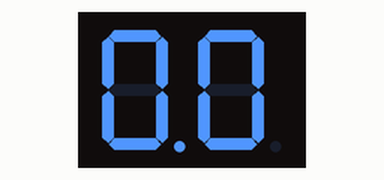
Simulated run of this sketch. Board: Arduino Uno, built with avr-gcc and run on an emulated ATmega328P. Shown: 2-digit seven-segment display. Wiring (inferred from the names in the program): MAX7219 LED driver: data pin 11; clock pin 13; CS pin 10.

Above: at 0.1 s.
At 4.1 s:
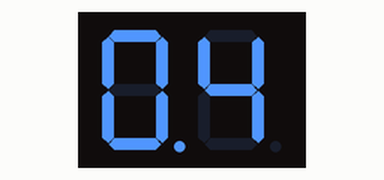
At 9.1 s:
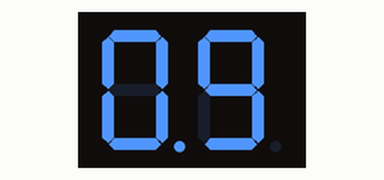
At 19.1 s:
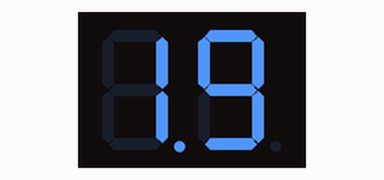
At 29.1 s:
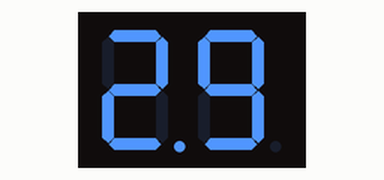
At 39.1 s:
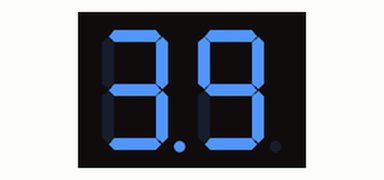

The sketch:

RawDrive.ino
```cpp
/*

  LED7Segment/MAX7219/RawDrive
  Driving a series of 7-segment LED displays with the MAX7219 and raw SPI commands.

  For info and circuit diagrams see https://github.com/tardate/LittleArduinoProjects/tree/main/playground/LED7Segment/MAX7219/RawDrive

 */

const uint8_t CS_PIN  = 10;
const uint8_t DIN_PIN = 11;
const uint8_t CLK_PIN = 13;

// register addresses
const uint8_t MAX7219_noop        = 0x00;
const uint8_t MAX7219_digit0      = 0x01;
const uint8_t MAX7219_digit1      = 0x02;
const uint8_t MAX7219_digit2      = 0x03;
const uint8_t MAX7219_digit3      = 0x04;
const uint8_t MAX7219_digit4      = 0x05;
const uint8_t MAX7219_digit5      = 0x06;
const uint8_t MAX7219_digit6      = 0x07;
const uint8_t MAX7219_digit7      = 0x08;
const uint8_t MAX7219_decodeMode  = 0x09;
const uint8_t MAX7219_intensity   = 0x0a;
const uint8_t MAX7219_scanLimit   = 0x0b;
const uint8_t MAX7219_shutdown    = 0x0c;
const uint8_t MAX7219_displayTest = 0x0f;

const uint8_t MAX7219_DECODE_NONE = 0x00;
const uint8_t MAX7219_DECODE_0    = 0x01;
const uint8_t MAX7219_DECODE_LOW  = 0x0f;
const uint8_t MAX7219_DECODE_ALL  = 0xff;

/*
  Send a 16-bit command packet to the device,
  comprising the +reg+ register selection and +data+ bytes.
  Data is latched on the rising edge of CS_PIN
 */
void maxWrite(byte reg, byte data) {
  digitalWrite(CS_PIN, LOW);
  shiftOut(DIN_PIN, CLK_PIN, MSBFIRST, reg);
  shiftOut(DIN_PIN, CLK_PIN, MSBFIRST, data);
  digitalWrite(CS_PIN, HIGH);
}

/*
On initial power-up, all control registers are reset, the
display is blanked, and the MAX7219/MAX7221 enter
shutdown mode. Program the display driver prior to
display use. Otherwise, it will initially be set to scan one
digit, it will not decode data in the data registers, and
the intensity register will be set to its minimum value.
*/
void initialiseDisplay() {
  maxWrite(MAX7219_scanLimit,   0x01); // only scan digits 0, 1
  maxWrite(MAX7219_decodeMode,  MAX7219_DECODE_LOW);
  maxWrite(MAX7219_displayTest, 0x00); // normal operation
  maxWrite(MAX7219_shutdown,    0x00); // display off
}

/*
 Turn on the display with LED +intensity+ from 0x0 (min) to 0xF (max).
 */
void startupDisplay(byte intensity) {
  maxWrite(MAX7219_shutdown,    0x01); // display on
  maxWrite(MAX7219_intensity,   intensity);
}

void setup() {
  pinMode(DIN_PIN, OUTPUT);
  pinMode(CS_PIN, OUTPUT);
  pinMode(CLK_PIN, OUTPUT);
  digitalWrite(CS_PIN, HIGH);

  initialiseDisplay();
  startupDisplay(0x0D);
}

void loop() {
  // run a simple display test
  counter();
}

/*
 Run a looping second counter ..
 */
void counter() {
  for (byte value=0; value<100; ++value) {
    maxWrite(MAX7219_digit0, value % 10 );
    maxWrite(MAX7219_digit1, (value / 10) | 0x80);
    delay(1000);
  }
}
```

Measured:
- what the display in image 1 shows lasts 1.0 s, from 4.0 s to 5.0 s
